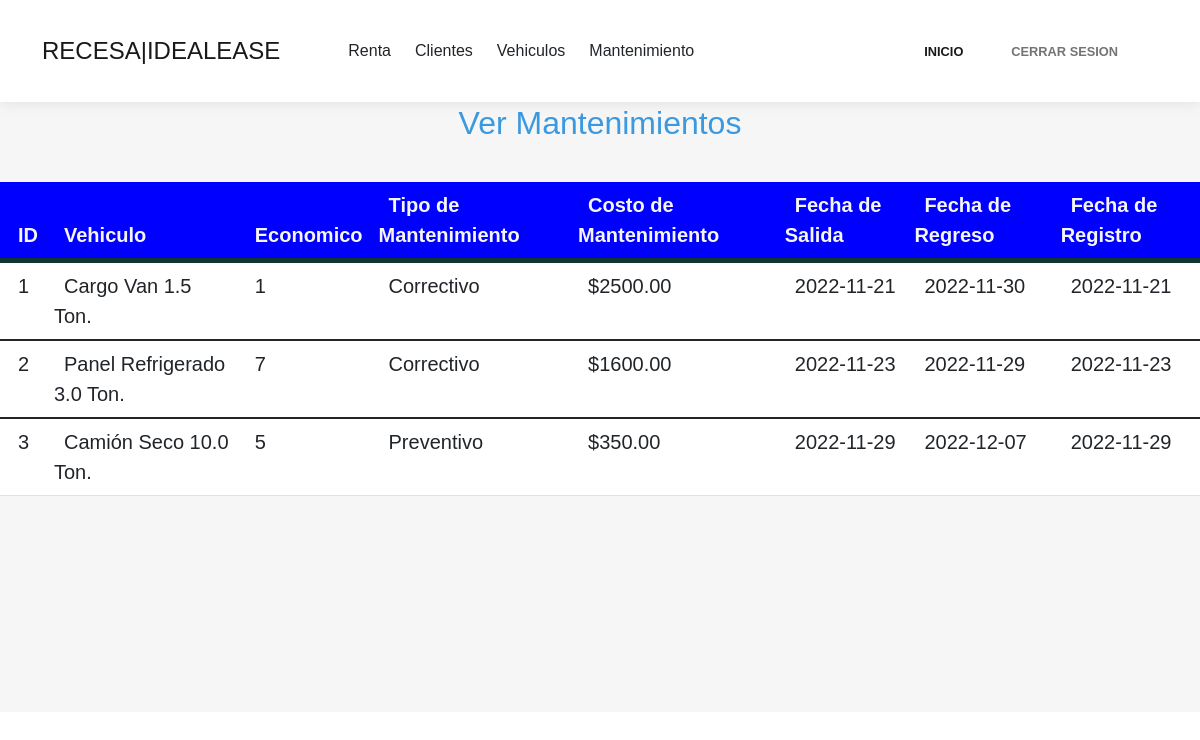
Screenshot of /Mantenimientos/verMantenimientos/index.php (signed in) with the database file from the repository.
### tables this page shows
CREATE TABLE detalle_mantenimiento(
  id_detalleMantenimiento int NOT NULL auto_increment,
  id_mantenimiento int NULL,
  id_vehiculo int NULL,
  costo float(100,2) NULL,
  fecha_registro date,
  fecha_hecho date,
  fecha_regreso date,
  PRIMARY KEY (id_detalleMantenimiento),
  FOREIGN KEY (id_vehiculo) REFERENCES vehiculos (id_vehiculo),
  FOREIGN KEY (id_mantenimiento) REFERENCES mantenimiento (id_mantenimiento)
);

CREATE TABLE vehiculos  (
  id_Vehiculo int NOT NULL auto_increment,
  tipo_unidad varchar(255) NULL,
  modelo varchar(255) NULL,
  id_Cat_Clase_Vehiculo int NOT NULL,
  id_Cat_Tipo int NULL,
  id_Cat_Adaptacion int NOT NULL,
  placas varchar(7),
  economico int NULL,
  numero_serie varchar(255) NULL,
  carga_uti float,
  id_Costo int NOT NULL,
  id_VEstatus int,
  id_DEstatus int,
  PRIMARY KEY (id_Vehiculo),
  FOREIGN KEY (id_Cat_Tipo) REFERENCES Cat_Tipo(id_Cat_Tipo),
  FOREIGN KEY (id_Cat_Clase_Vehiculo) REFERENCES Cat_Clase_Vehiculo(id_Cat_Clase_Vehiculo),
  FOREIGN KEY (id_Costo) REFERENCES costos(id_Costo),
  FOREIGN KEY (id_VEstatus) REFERENCES Cat_VEstatus(id_VEstatus),
  FOREIGN KEY (id_Cat_Adaptacion) REFERENCES Cat_Adaptacion(id_Cat_Adaptacion)
);

CREATE TABLE mantenimiento  (
  id_mantenimiento int NOT NULL auto_increment,
  nombre_mantenimiento varchar(100) NULL,
  PRIMARY KEY (id_mantenimiento)
);

### Mantenimientos/verMantenimientos/index.php (the view, shortened to what this page needs)
<?php
include("../../db.php");
?>
<!DOCTYPE html>
<html style="background: rgba(255,255,255,0);">
<head>
    <link rel="stylesheet" href="assets/bootstrap/css/bootstrap.min.css">
    <link rel="stylesheet" href="assets/fonts/simple-line-icons.min.css">
    <link rel="stylesheet" href="assets/css/Articles-Badges.css">
    <link rel="stylesheet" href="assets/css/Features-Centered-Icons.css">
    <link rel="stylesheet" href="https://cdnjs.cloudflare.com/ajax/libs/baguettebox.js/1.10.0/baguetteBox.min.css">
    <link rel="stylesheet" href="assets/css/vanilla-zoom.min.css">
    <link rel="stylesheet" type="text/css" href="/assets/css/otros.css" />
</head>
<body>
    <nav class="navbar navbar-light navbar-expand-lg fixed-top bg-white clean-navbar">
        <div class="container"><a class="navbar-brand logo" href="../../Menu/index.php">RECESA|IDEALEASE</a>
            <div class="collapse navbar-collapse" id="navcol-1">
                <div id="header">
                    <nav>
                        <ul class="nav">
                            <li><a >Renta</a>
                            </li>
                            <li><a >Clientes</a>
                            </li>
                            <li><a >Vehiculos</a>
                            </li>
                            <li><a>Mantenimiento</a>
                            </li>
                        </ul>
                    </nav>
                </div>
                <ul class="navbar-nav ms-auto">
                    <li class="nav-item"><a class="nav-link active" href="../../Menu/index.php">INICIO</a></li>
                    <li class="nav-item"><a class="nav-link" href="../../logout.php">CERRAR SESION</a></li>
                </ul>
            </div>
        </div>
    </nav>
    <section class="clean-block clean-form dark">
        <section class="clean-block clean-form dark" style="background: rgba(246,246,246,0);">
            <div class="container">
                <div class="block-heading">
                    <h2 class="text-info">Ver Mantenimientos</h2>
                </div>
            </div>
            <div class="table-responsive">
                <table class="table">
                    <thead>
                        <tr>
                            <th style="background: rgb(0, 0, 255);border-color: rgb(0,0,0);border-top-color: rgb(0,0,0); color: whitesmoke; margin: auto;">ID</th>
                            <th style="background: rgb(0, 0, 255); color: whitesmoke; margin: auto;">Vehiculo</th>
                            <th style="background: rgb(0, 0, 255); color: whitesmoke; margin: auto;">Economico</th>
                            <th style="background: rgb(0, 0, 255); color: whitesmoke; margin: auto;">Tipo de Mantenimiento</th>
                            <th style="background: rgb(0, 0, 255); color: whitesmoke; margin: auto;">Costo de Mantenimiento</th>
                            <th style="background: rgb(0, 0, 255); color: whitesmoke; margin: auto;">Fecha de Salida</th>
                            <th style="background: rgb(0, 0, 255); color: whitesmoke; margin: auto;">Fecha de Regreso</th>
                            <th style="background: rgb(0, 0, 255); color: whitesmoke; margin: auto;">Fecha de Registro</th>
                        </tr>
                    </thead>
                    <?php
                        $consulta = "select detalle_mantenimiento.id_detalleMantenimiento as 'ID',
                        vehiculos.tipo_unidad as 'VEHICLE',
                        mantenimiento.nombre_mantenimiento as 'TYPE',
                        vehiculos.economico as 'ECON',
                        detalle_mantenimiento.costo as 'COST',
                        detalle_mantenimiento.fecha_hecho as 'DATE_1',
                        detalle_mantenimiento.fecha_regreso as 'DATE_2',
                        detalle_mantenimiento.fecha_registro as 'DATE_3'
                        from detalle_mantenimiento
                        INNER JOIN mantenimiento on detalle_mantenimiento.id_mantenimiento = mantenimiento.id_mantenimiento
                        INNER JOIN vehiculos on detalle_mantenimiento.id_vehiculo = vehiculos.id_Vehiculo
                        order by detalle_mantenimiento.fecha_registro ASC";
                        $resultado = mysqli_query($conex,$consulta);
                        while($mostrar = mysqli_fetch_array($resultado)){
                    ?>
                        <tbody>
                            <tr>
                                <td style=""><?php echo $mostrar['ID']?></td>
                                <td style=""><?php echo $mostrar['VEHICLE']?></td>
                                <td style=""><?php echo $mostrar['ECON']?></td>
                                <td style=""><?php echo $mostrar['TYPE']?></td>
                                <td style="">$<?php echo $mostrar['COST'] ?></td>
                                <td style=""><?php echo $mostrar['DATE_1']?></td>
                                <td style=""><?php echo $mostrar['DATE_2']?></td>
                                <td style=""><?php echo $mostrar['DATE_3']?></td>
                            </tr>
                        </tbody>
                    <?php
                        }
                    ?>
                </table>
            </div>
        </section>
    </section>
</body>
</html>

### Mantenimientos/verMantenimientos/index.php (style rules this page uses)
* { margin:0px; padding:0px; }
#header { margin:auto; width:500px; font-family:Arial, Helvetica, sans-serif; }
ul, ol { list-style:none; }
.nav { width:500px; margin:0 auto; }
.nav > li { float:left; }
.nav li a { background-color: #ffffff ; color: #000000 ; text-decoration:none; padding:20px 12px; display:block;p }
body { background-color: #ffffff; font-family: Arial; }
table { background-color: white; text-align: left; border-collapse: collapse; width: 100%; }
th, td { padding: 20px; text-indent: 10px; font-size: 20px; }
thead { background-color: #246355; border-bottom: solid 5px #0F362D; color: white; }

### rows the page displays
detalle_mantenimiento: id_detalleMantenimiento "1", id_vehiculo.tipo_unidad "Cargo Van 1.5 Ton.", id_vehiculo.economico "1", id_mantenimiento.nombre_mantenimiento "Correctivo", costo "2500.00", fecha_hecho "2022-11-21", fecha_regreso "2022-11-30", fecha_registro "2022-11-21"
detalle_mantenimiento: id_detalleMantenimiento "2", id_vehiculo.tipo_unidad "Panel Refrigerado 3.0 Ton.", id_vehiculo.economico "7", id_mantenimiento.nombre_mantenimiento "Correctivo", costo "1600.00", fecha_hecho "2022-11-23", fecha_regreso "2022-11-29", fecha_registro "2022-11-23"
detalle_mantenimiento: id_detalleMantenimiento "3", id_vehiculo.tipo_unidad "Camión Seco 10.0 Ton.", id_vehiculo.economico "5", id_mantenimiento.nombre_mantenimiento "Preventivo", costo "350.00", fecha_hecho "2022-11-29", fecha_regreso "2022-12-07", fecha_registro "2022-11-29"
